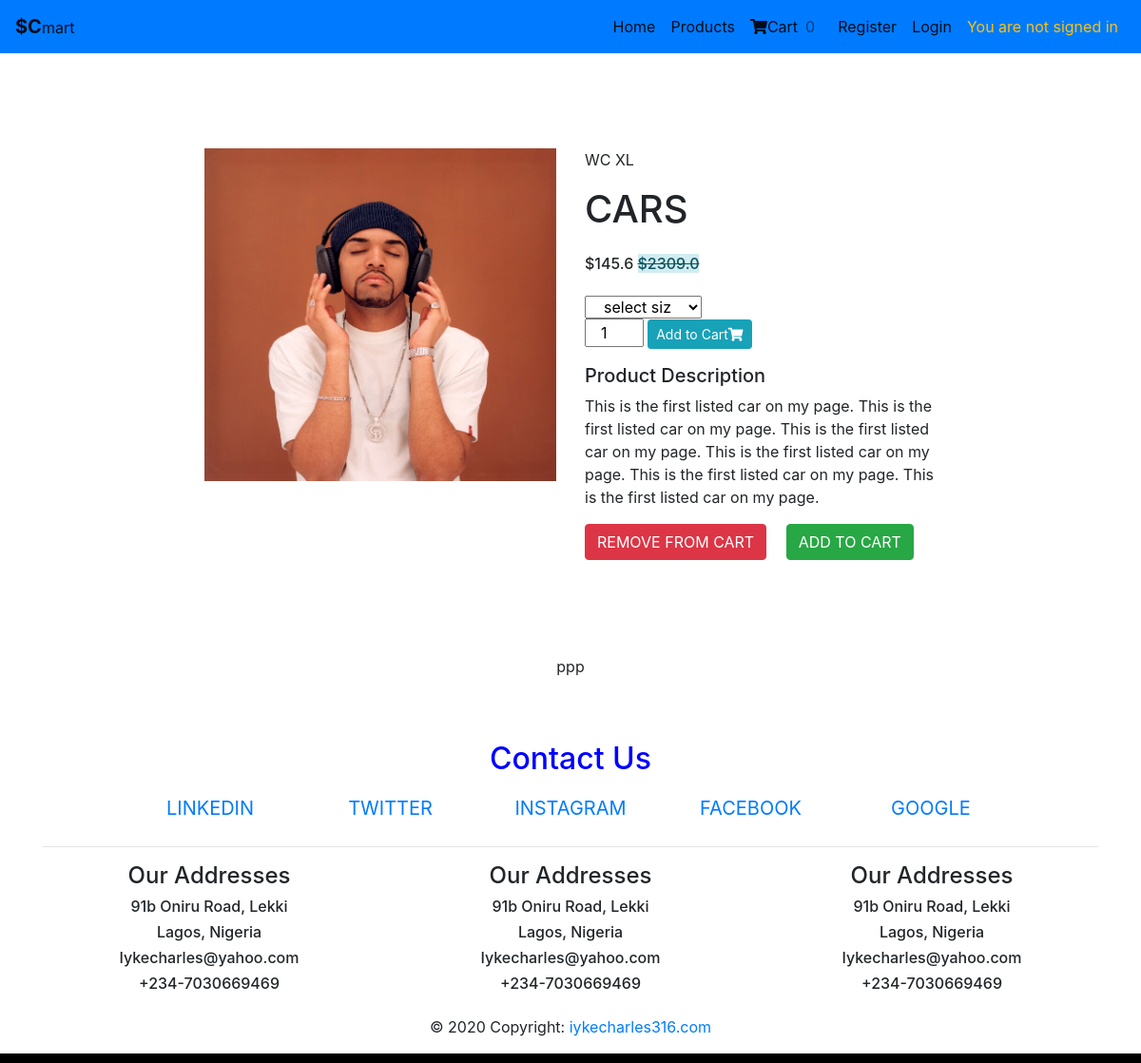
Page /market/1/ on the committed database.
### market/models.py (models this page shows, shortened)
class Item(models.Model):
    title = models.CharField(max_length=15)
    description = models.TextField(max_length=300)
    image = models.ImageField(default="army_pakistan_hd-t2.jpg")
    price = models.FloatField()
    discount_price = models.FloatField()
    label = models.CharField(max_length=2, choices = LABEL_CATEGORY)
    sizes = models.CharField(max_length=3, choices = SIZE_CATEGORY)

### market/views.py (the view)
# urls.py: path('market/<int:pk>/', MarketDetailView.as_view(), name="market-details"),
class MarketDetailView(DetailView):
    model = Item
    context_object_name = "item"
    template_name = "market/detail1.html"

### market/templatetags/cart_template_tags.py (called while the page is built)
@register.filter
def cart_counter(user):
    if user.is_authenticated:
        qs = Order.objects.filter(user=user, ordered=False)
        if qs.exists():
            return qs[0].items.count()
    return 0

### market/templates/market/detail1.html (shortened to what this page needs)
{% extends "base.html" %}
{% block content %}
  <div class="container pdetails col-8 offset-2">
    <div class="row">
      <div class="col-xs-12 col-sm-6 col-md-6 col-lg-6 text-center">
          <img src="/static/market/car1/mw65406.jpg" width="100%" height="350px">
      </div>
      <div class="col-xs-12 col-sm-6 col-md-6 col-lg-6">
        <p><span>{{ object.label }}  {{ object.sizes }} </span> </p>
        <h1>{{ object.title|upper }}</h1>
        <h6 class="mt-4 mb-4">{% if object.discount_price %}
          ${{ object.discount_price }} <del class="alert-info">${{ object.price }}</del>
        {% else %}
          <span>${{ object.price }}</span>
        {% endif %}
        </h6>
        <select class="col-xs-4 col-sm-4 col-md-4 col-lg-4">
          <option>select sizes</option>
        </select>
        <div>
        <input class="col-xs-2 col-sm-2 col-md-2 col-lg-2 " type="number" value="1">
        <a class="btn btn-info btn-sm btnt" href="">Add to Cart<i class="fas fa-shopping-cart"></i></a></div>
        <h5 class="mt-3">Product Description</h5>
        <p>{{ item.description }}</p>
        <span> <a class="btn btn-danger mr-2" href="{% url 'remove_from_cart' object.id %}">REMOVE FROM CART</a>
        <a class="btn btn-success ml-2" href="{% url 'add_to_cart' object.id %}">ADD TO CART</a></span>
      </div>
    </div>
  </div>
{% endblock %}

### static/market/style.css (style rules this page uses)
body, html { background-color: black; }
.pdetails { margin-top: 100px; margin-bottom: 100px; }
.btnt { border-radius: 50%; }

### rows in the picture
Item: label "WC", sizes "XL", title "CARS", discount_price "145.6", price "2309.0", description "This is the first listed car on my page. This is the first listed car on my page. This is the first listed car on my page. This is the first listed car on my page. This is the first listed car on my page. This is the first listed car on my page."

### other values in the picture
{{ request.user|cart_counter }} "0"
